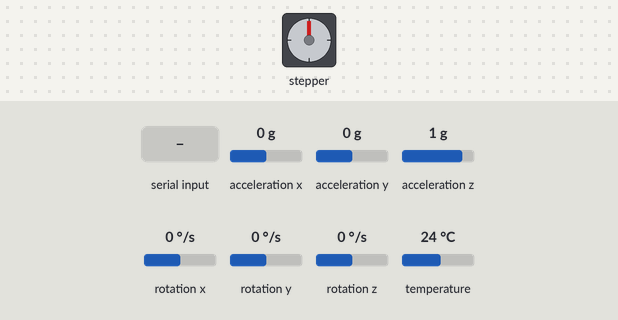
Recording of a sketch running on a simulated Arduino Uno, built with avr-gcc and run on an emulated ATmega328P. On the bench: stepper motor. Wiring (inferred from the names in the program): stepper motor driver (200 steps per turn assumed): step pin 3; direction pin 2. The inputs (shaded band) are chosen by the test bench; at power-on: acceleration x 0 g, acceleration y 0 g, acceleration z 1 g, rotation x 0 °/s, rotation y 0 °/s, rotation z 0 °/s, temperature 24 °C. The sensor or clock chip raises its interrupt line as the real part does; random numbers use the default seed unless the sketch sets one; what the sketch prints to the serial monitor is not drawn.

Above: at 1.7 s.
1.8 s: "90,45\n" received over Serial
At 2.7 s:
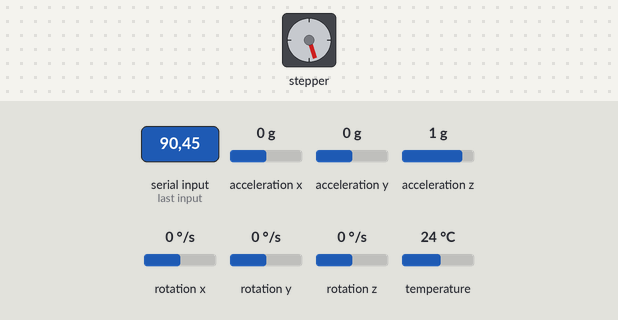
3.8 s: "30,150\n" received over Serial
At 5.1 s:
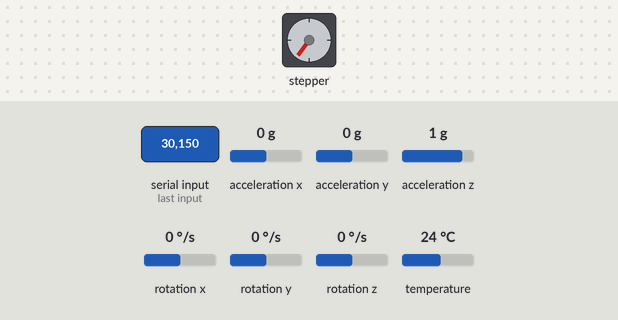
5.4 s: "1024\n" received over Serial
At 5.88 s:
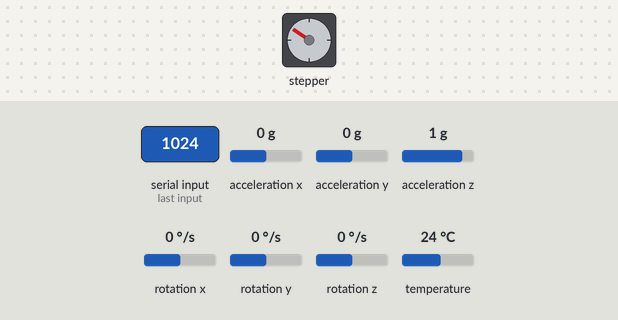
8.4 s: acceleration x set to -1.4 g
11.4 s: acceleration y set to -1.4 g
Timing chart, 0 to 14.4 s (numbered marks = the images above; inputs shaded):
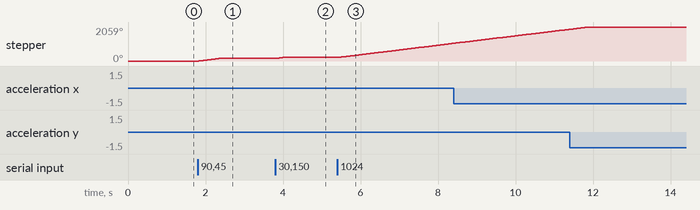

The sketch:

arduino_code_fixed.ino
```cpp
/*
 * Fixed: Stepper + MPU6050 (DMP) — Polling fallback for INT on non-interrupt pin
 * - Protects against FIFO packet-size > buffer overflow (uses 128-byte buffer)
 * - Reads dmpPacketSize once in setup()
 * - Limits packet drain loop to avoid pathological infinite loops
 * - Adds lightweight heartbeat so you can see device is alive even if no sensor output
 * - FIXED: JSON output format to match web interface expectations
 *
 * Wiring (as you reported):
 *  SDA -> D20
 *  SCL -> D21
 *  VCC -> 5V (or 3.3V depending on module)
 *  GND -> GND
 *  INT -> D4 (polling if D4 not interrupt-capable)
 *
 * Offsets applied:
 *   XAccel: -4361
 *   YAccel: -639
 *   ZAccel: 1569
 *   XGyro:  -3
 *   YGyro:  0
 *   ZGyro:  -13
 */

#include <Wire.h>
#include <I2Cdev.h>
#include <MPU6050_6Axis_MotionApps20.h>

// Pins
const int stepPin = 3;
const int dirPin  = 2;
const int mpuInterruptPin = 4; // 현재 회로: D4 (외부 인터럽트가 아니면 폴링 모드)

// Motor
const int STEPS_PER_REV = 200;
volatile long stepsToGo = 0;

// Additional actuators
bool rudderActive = false;
bool elevatorActive = false;
bool aileronActive = false;
bool ballastActive = false;

// MPU object
MPU6050 mpu;
bool dmpReady = false;
uint8_t mpuIntStatus = 0;

// Make buffer big enough for larger DMP packets (safe margin)
uint8_t fifoBuffer[128]; // <= 128 bytes
uint16_t dmpPacketSize = 0; // cached packet size (from mpu.dmpGetFIFOPacketSize())

Quaternion q;
VectorFloat gravity;
float ypr[3];

volatile bool mpuInterrupt = false;
void dmpDataReady() { mpuInterrupt = true; }

unsigned long lastSensorSendTime = 0;
const long sensorSendInterval = 50; // ms (20 Hz)

// heartbeat
unsigned long lastHeartbeat = 0;
const long heartbeatInterval = 5000; // 5s

#define RAD_TO_DEG 57.295779513082320876f

void setup() {
  Serial.begin(115200);
  while (!Serial) { ; } // wait for Serial if needed
  Serial.println(F("=== Setup start ==="));

  // motor pins
  pinMode(stepPin, OUTPUT);
  pinMode(dirPin, OUTPUT);

  // I2C (Mega: SDA=20, SCL=21)
  Wire.begin();
  Wire.setClock(400000);

  Serial.println(F("Initializing I2C devices..."));
  mpu.initialize();

  pinMode(mpuInterruptPin, INPUT); // if needed try INPUT_PULLUP

  Serial.print(F("MPU connection test: "));
  Serial.println(mpu.testConnection() ? F("MPU6050 connection successful") : F("MPU6050 connection FAILED"));

  Serial.println(F("Initializing DMP..."));
  uint8_t devStatus = mpu.dmpInitialize();
  Serial.print(F("dmpInitialize() returned: "));
  Serial.println(devStatus);

  // Apply offsets (from your calibration)
  mpu.setXAccelOffset(-4361);
  mpu.setYAccelOffset(-639);
  mpu.setZAccelOffset(1569);

  mpu.setXGyroOffset(-3);
  mpu.setYGyroOffset(0);
  mpu.setZGyroOffset(-13);

  if (devStatus == 0) {
    Serial.println(F("DMP Initialization successful"));
    mpu.setDMPEnabled(true);

    // cache packet size once (avoid calling repeatedly and ensure consistency)
    dmpPacketSize = mpu.dmpGetFIFOPacketSize();
    Serial.print(F("DMP packet size (cached) = "));
    Serial.println(dmpPacketSize);

    int irq = digitalPinToInterrupt(mpuInterruptPin); // -1 if not interrupt-capable
    if (irq != -1) {
      attachInterrupt(irq, dmpDataReady, RISING);
      Serial.print(F("Interrupt attached on pin "));
      Serial.print(mpuInterruptPin);
      Serial.print(F(" (irq "));
      Serial.print(irq);
      Serial.println(F(")"));
    } else {
      Serial.print(F("Pin "));
      Serial.print(mpuInterruptPin);
      Serial.println(F(" is NOT external-interrupt-capable. Using POLLING for FIFO."));
    }

    mpuIntStatus = mpu.getIntStatus();
    dmpReady = true;
  } else {
    Serial.print(F("DMP Initialization failed (code "));
    Serial.print(devStatus);
    Serial.println(F(") - will use ACCEL fallback / polling if possible"));
    dmpReady = false;
  }

  Serial.println(F("=== Setup done ==="));
}

void loop() {
  // 1) Serial command handling
  if (Serial.available()) {
    String cmd = Serial.readStringUntil('\n');
    cmd.trim();
    if (cmd.length() > 0) {
      // Motor commands (only when not moving)
      if (stepsToGo == 0 && (cmd.charAt(0) == '+' || cmd.charAt(0) == '-' || isDigit(cmd.charAt(0)))) {
        int8_t sign = 1;
        if (cmd.charAt(0) == '-') { sign = -1; cmd.remove(0,1); }
        else if (cmd.charAt(0) == '+') { cmd.remove(0,1); }

        bool isRev = false;
        if (cmd.length() > 0 && (cmd.charAt(0) == 'r' || cmd.charAt(0) == 'R')) {
          isRev = true; cmd.remove(0,1);
        }

        long val = cmd.toInt();
        if (val > 0) {
          stepsToGo = val * (isRev ? STEPS_PER_REV : 1);
          bool dirFwd = (sign > 0);
          digitalWrite(dirPin, dirFwd ? HIGH : LOW);
          Serial.print(F("MOTOR CMD accepted - stepsToGo: "));
          Serial.println(stepsToGo);
        } else {
          Serial.println(F("Invalid motor command (value <= 0)"));
        }
      }
      // Actuator commands
      else if (cmd.equalsIgnoreCase("rudder_on")) {
        rudderActive = true;
        Serial.println(F("RUDDER activated"));
      }
      else if (cmd.equalsIgnoreCase("rudder_off")) {
        rudderActive = false;
        Serial.println(F("RUDDER deactivated"));
      }
      else if (cmd.equalsIgnoreCase("elevator_on")) {
        elevatorActive = true;
        Serial.println(F("ELEVATOR activated"));
      }
      else if (cmd.equalsIgnoreCase("elevator_off")) {
        elevatorActive = false;
        Serial.println(F("ELEVATOR deactivated"));
      }
      else if (cmd.equalsIgnoreCase("aileron_on")) {
        aileronActive = true;
        Serial.println(F("AILERON activated"));
      }
      else if (cmd.equalsIgnoreCase("aileron_off")) {
        aileronActive = false;
        Serial.println(F("AILERON deactivated"));
      }
      else if (cmd.equalsIgnoreCase("ballast_on")) {
        ballastActive = true;
        Serial.println(F("BALLAST activated"));
      }
      else if (cmd.equalsIgnoreCase("ballast_off")) {
        ballastActive = false;
        Serial.println(F("BALLAST deactivated"));
      }
      else if (cmd.equalsIgnoreCase("all_off")) {
        rudderActive = false;
        elevatorActive = false;
        aileronActive = false;
        ballastActive = false;
        Serial.println(F("All actuators deactivated"));
      }
      else {
        Serial.print(F("Unknown command: "));
        Serial.println(cmd);
      }
    }
  }

  // 2) Stepper
  if (stepsToGo > 0) {
    digitalWrite(stepPin, HIGH);
    delayMicroseconds(1000);
    digitalWrite(stepPin, LOW);
    delayMicroseconds(1000);
    stepsToGo--;
  }

  // 3) Sensor read & send
  readAndSendSensorData();

  // 4) Heartbeat if nothing else printed for a while
  if (millis() - lastHeartbeat >= heartbeatInterval) {
    lastHeartbeat = millis();
    Serial.println(F("[HEARTBEAT] alive"));
  }
}

void readAndSendSensorData() {
  if (millis() - lastSensorSendTime < sensorSendInterval) return;
  lastSensorSendTime = millis();

  // 센서 데이터 변수들 (웹 인터페이스 형식에 맞춤)
  float accX = 0.0f, accY = 0.0f, accZ = 0.0f;
  float gyroX = 0.0f, gyroY = 0.0f, gyroZ = 0.0f;
  float temperature = 25.0f;
  float pitch = 0.0f;
  float yaw = 0.0f;
  float roll = 0.0f;
  float qw = 1.0f, qx = 0.0f, qy = 0.0f, qz = 0.0f;
  const char* source = "NONE";

  if (dmpReady) {
    // If interrupt mode is available and an interrupt occurred
    if (mpuInterrupt) {
      mpuInterrupt = false;
      mpuIntStatus = mpu.getIntStatus();
      uint16_t fifoCount = mpu.getFIFOCount();
      uint16_t packetSize = dmpPacketSize; // use cached size

      if ((mpuIntStatus & 0x10) || fifoCount == 1024) {
        // overflow
        mpu.resetFIFO();
        Serial.println(F("FIFO overflow! Reset FIFO."));
      } else if (packetSize > 0 && fifoCount >= packetSize) {
        // safe guard: ensure packetSize fits buffer
        if (packetSize > sizeof(fifoBuffer)) {
          Serial.print(F("ERROR: packetSize > fifoBuffer ("));
          Serial.print(packetSize);
          Serial.print(F(" > "));
          Serial.print(sizeof(fifoBuffer));
          Serial.println(F("). Skipping DMP read."));
        } else {
          mpu.getFIFOBytes(fifoBuffer, packetSize);
          mpu.dmpGetQuaternion(&q, fifoBuffer);
          // Normalize quaternion to avoid invalid slerp behavior on frontend
          {
            float n = sqrt(q.w*q.w + q.x*q.x + q.y*q.y + q.z*q.z);
            if (n > 0.00001f) {
              q.w /= n; q.x /= n; q.y /= n; q.z /= n;
            }
            // Optional: force hemisphere to avoid sign flips
            if (q.w < 0) { q.w = -q.w; q.x = -q.x; q.y = -q.y; q.z = -q.z; }
          }
          mpu.dmpGetGravity(&gravity, &q);
          mpu.dmpGetYawPitchRoll(ypr, &q, &gravity);

          // DMP에서 가속도와 자이로 데이터 추출 (올바른 방법)
          VectorInt16 aa, gy;
          mpu.dmpGetAccel(&aa, fifoBuffer);
          mpu.dmpGetGyro(&gy, fifoBuffer);

          // 단위 변환
          accX = (float)aa.x / 16384.0f * 9.81f; // m/s²
          accY = (float)aa.y / 16384.0f * 9.81f;
          accZ = (float)aa.z / 16384.0f * 9.81f;

          gyroX = (float)gy.x / 131.0f; // °/s
          gyroY = (float)gy.y / 131.0f;
          gyroZ = (float)gy.z / 131.0f;

          pitch = ypr[1] * RAD_TO_DEG;
          yaw = ypr[0] * RAD_TO_DEG;
          roll = ypr[2] * RAD_TO_DEG;
          qw = q.w; qx = q.x; qy = q.y; qz = q.z;
          source = "DMP";
        }
      }
    }

    // Polling fallback: check FIFOCount and read latest packet(s)
    if (strcmp(source, "DMP") != 0) {
      uint16_t fifoCount = mpu.getFIFOCount();
      uint16_t packetSize = dmpPacketSize; // cached
      if (packetSize > 0 && fifoCount >= packetSize) {
        if (packetSize > sizeof(fifoBuffer)) {
          Serial.print(F("ERROR: packetSize > fifoBuffer ("));
          Serial.print(packetSize);
          Serial.print(F(" > "));
          Serial.print(sizeof(fifoBuffer));
          Serial.println(F("). Skipping DMP read."));
        } else {
          // Drain up to maxDrain iterations to avoid pathological long loops
          int maxDrain = 10;
          int drains = 0;
          while (fifoCount >= packetSize && drains < maxDrain) {
            mpu.getFIFOBytes(fifoBuffer, packetSize);
            fifoCount = mpu.getFIFOCount();
            drains++;
          }
          // Use last-read packet in fifoBuffer
          mpu.dmpGetQuaternion(&q, fifoBuffer);
          // Normalize quaternion to avoid invalid slerp behavior on frontend
          {
            float n = sqrt(q.w*q.w + q.x*q.x + q.y*q.y + q.z*q.z);
            if (n > 0.00001f) {
              q.w /= n; q.x /= n; q.y /= n; q.z /= n;
            }
            // Optional: force hemisphere to avoid sign flips
            if (q.w < 0) { q.w = -q.w; q.x = -q.x; q.y = -q.y; q.z = -q.z; }
          }
          mpu.dmpGetGravity(&gravity, &q);
          mpu.dmpGetYawPitchRoll(ypr, &q, &gravity);

          // DMP에서 가속도와 자이로 데이터 추출 (올바른 방법)
          VectorInt16 aa, gy;
          mpu.dmpGetAccel(&aa, fifoBuffer);
          mpu.dmpGetGyro(&gy, fifoBuffer);

          // 단위 변환
          accX = (float)aa.x / 16384.0f * 9.81f; // m/s²
          accY = (float)aa.y / 16384.0f * 9.81f;
          accZ = (float)aa.z / 16384.0f * 9.81f;

          gyroX = (float)gy.x / 131.0f; // °/s
          gyroY = (float)gy.y / 131.0f;
          gyroZ = (float)gy.z / 131.0f;

          pitch = ypr[1] * RAD_TO_DEG;
          yaw = ypr[0] * RAD_TO_DEG;
          roll = ypr[2] * RAD_TO_DEG;
          qw = q.w; qx = q.x; qy = q.y; qz = q.z;
          source = "DMP-POLL";
        }
      }
    }
  }

  // ACCEL fallback when no DMP value
  if (strcmp(source, "NONE") == 0) {
    int16_t ax, ay, az, gx, gy, gz;
    mpu.getAcceleration(&ax, &ay, &az);
    mpu.getRotation(&gx, &gy, &gz);

    // Raw 값을 실제 물리량으로 변환
    accX = (float)ax / 16384.0f * 9.81f; // m/s²
    accY = (float)ay / 16384.0f * 9.81f;
    accZ = (float)az / 16384.0f * 9.81f;

    gyroX = (float)gx / 131.0f; // °/s
    gyroY = (float)gy / 131.0f;
    gyroZ = (float)gz / 131.0f;

    // 간단한 pitch/roll 계산 (yaw는 자력계 없이 불가)
    pitch = atan2(-accX, sqrt(accY*accY + accZ*accZ)) * RAD_TO_DEG;
    roll  = atan2(accY, accZ) * RAD_TO_DEG;
    yaw   = 0.0f;
    source = "ACCEL";
  }

  // 온도 센서 읽기
  temperature = mpu.getTemperature() / 340.0f + 36.53f;

  // depth example (실제로는 압력 센서에서 읽어야 함)
  float depth = (float)random(0, 500) / 10.0f;

  // Determine glider state based on all actuators
  String gliderState = "IDLE";
  if (stepsToGo > 0) {
    gliderState = "MOTOR_MOVING";
  } else if (rudderActive || elevatorActive || aileronActive) {
    gliderState = "CONTROL_ACTIVE";
  } else if (ballastActive) {
    gliderState = "BALLAST_ACTIVE";
  }

  // 웹 인터페이스와 호환되는 JSON 출력
  Serial.print("{\"accX\":"); Serial.print(accX, 2);
  Serial.print(",\"accY\":"); Serial.print(accY, 2);
  Serial.print(",\"accZ\":"); Serial.print(accZ, 2);
  Serial.print(",\"gyroX\":"); Serial.print(gyroX, 2);
  Serial.print(",\"gyroY\":"); Serial.print(gyroY, 2);
  Serial.print(",\"gyroZ\":"); Serial.print(gyroZ, 2);
  Serial.print(",\"temperature\":"); Serial.print(temperature, 1);
  Serial.print(",\"pitch\":"); Serial.print(pitch, 2);
  Serial.print(",\"yaw\":"); Serial.print(yaw, 2);
  Serial.print(",\"roll\":"); Serial.print(roll, 2);
  Serial.print(",\"qw\":"); Serial.print(qw, 6);
  Serial.print(",\"qx\":"); Serial.print(qx, 6);
  Serial.print(",\"qy\":"); Serial.print(qy, 6);
  Serial.print(",\"qz\":"); Serial.print(qz, 6);
  Serial.print(",\"depth\":"); Serial.print(depth, 2);
  Serial.print(",\"glider_state\":\""); Serial.print(gliderState);
  Serial.print("\",\"actuators\":{");
  Serial.print("\"motor\":"); Serial.print(stepsToGo > 0 ? "true" : "false");
  Serial.print(",\"rudder\":"); Serial.print(rudderActive ? "true" : "false");
  Serial.print(",\"elevator\":"); Serial.print(elevatorActive ? "true" : "false");
  Serial.print(",\"aileron\":"); Serial.print(aileronActive ? "true" : "false");
  Serial.print(",\"ballast\":"); Serial.print(ballastActive ? "true" : "false");
  Serial.print("},\"source\":\""); Serial.print(source);
  Serial.println("\"}");
}
```

Measured:
- after the input at 1.8 s, stepper: turns 162° clockwise in 0.56 s, starting at once
- after the input at 3.8 s, stepper: turns 54° clockwise in 0.16 s, starting at once
- after the input at 5.4 s, stepper: keeps turning clockwise at about 287°/s, starting at once
